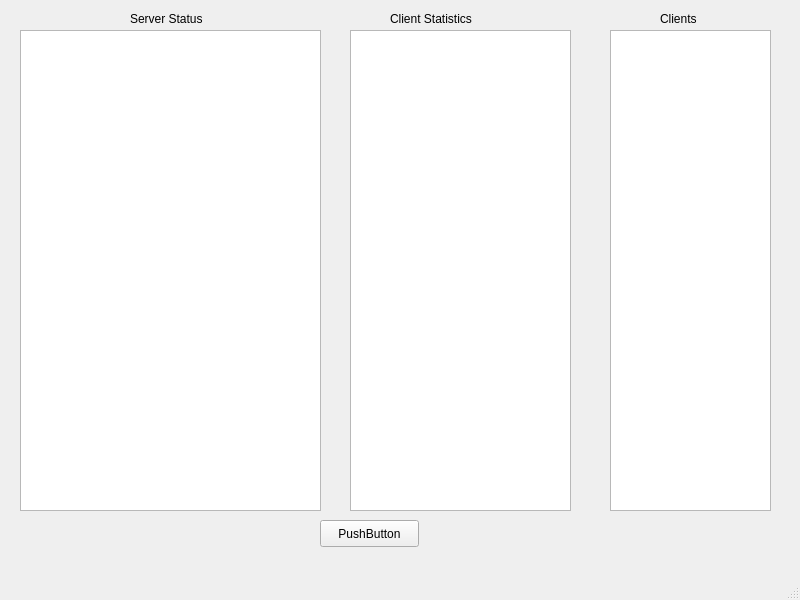
<?xml version="1.0" encoding="UTF-8"?>
<ui version="4.0">
 <class>MainWindow</class>
 <widget class="QMainWindow" name="MainWindow">
  <property name="geometry">
   <rect>
    <x>0</x>
    <y>0</y>
    <width>800</width>
    <height>600</height>
   </rect>
  </property>
  <property name="windowTitle">
   <string>MainWindow</string>
  </property>
  <widget class="QWidget" name="centralwidget">
   <widget class="QListWidget" name="listWidget">
    <property name="geometry">
     <rect>
      <x>610</x>
      <y>30</y>
      <width>161</width>
      <height>481</height>
     </rect>
    </property>
   </widget>
   <widget class="QListWidget" name="listWidget_2">
    <property name="geometry">
     <rect>
      <x>350</x>
      <y>30</y>
      <width>221</width>
      <height>481</height>
     </rect>
    </property>
   </widget>
   <widget class="QLabel" name="label">
    <property name="geometry">
     <rect>
      <x>390</x>
      <y>10</y>
      <width>131</width>
      <height>17</height>
     </rect>
    </property>
    <property name="text">
     <string>Client Statistics</string>
    </property>
   </widget>
   <widget class="QLabel" name="label_2">
    <property name="geometry">
     <rect>
      <x>660</x>
      <y>10</y>
      <width>67</width>
      <height>17</height>
     </rect>
    </property>
    <property name="text">
     <string>Clients</string>
    </property>
   </widget>
   <widget class="QListWidget" name="listWidget_3">
    <property name="geometry">
     <rect>
      <x>20</x>
      <y>30</y>
      <width>301</width>
      <height>481</height>
     </rect>
    </property>
   </widget>
   <widget class="QLabel" name="label_3">
    <property name="geometry">
     <rect>
      <x>130</x>
      <y>10</y>
      <width>101</width>
      <height>17</height>
     </rect>
    </property>
    <property name="text">
     <string>Server Status</string>
    </property>
   </widget>
   <widget class="QPushButton" name="pushButton">
    <property name="geometry">
     <rect>
      <x>320</x>
      <y>520</y>
      <width>99</width>
      <height>27</height>
     </rect>
    </property>
    <property name="text">
     <string>PushButton</string>
    </property>
   </widget>
  </widget>
  <widget class="QMenuBar" name="menubar">
   <property name="geometry">
    <rect>
     <x>0</x>
     <y>0</y>
     <width>800</width>
     <height>25</height>
    </rect>
   </property>
  </widget>
  <widget class="QStatusBar" name="statusbar"/>
 </widget>
 <resources/>
 <connections/>
</ui>
